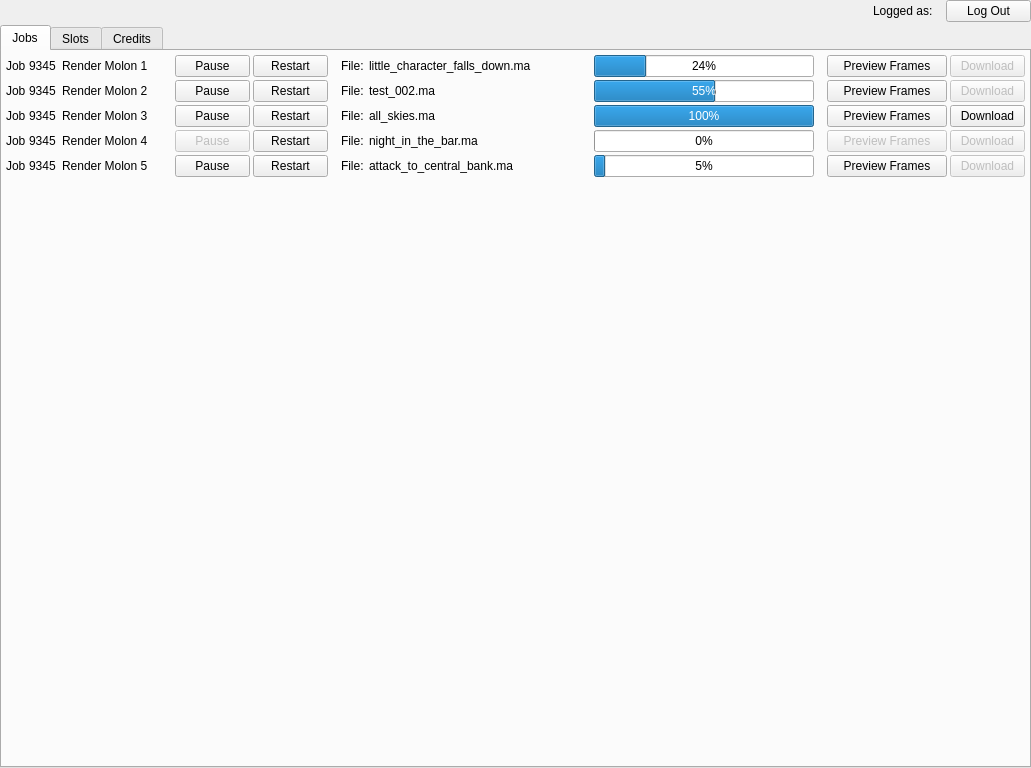
<?xml version="1.0" encoding="UTF-8"?>
<ui version="4.0">
 <class>Form</class>
 <widget class="QWidget" name="Form">
  <property name="geometry">
   <rect>
    <x>0</x>
    <y>0</y>
    <width>1031</width>
    <height>768</height>
   </rect>
  </property>
  <property name="minimumSize">
   <size>
    <width>1024</width>
    <height>768</height>
   </size>
  </property>
  <property name="windowTitle">
   <string>Form</string>
  </property>
  <property name="styleSheet">
   <string notr="true"/>
  </property>
  <layout class="QGridLayout" name="gridLayout">
   <property name="margin">
    <number>0</number>
   </property>
   <property name="spacing">
    <number>3</number>
   </property>
   <item row="0" column="0">
    <layout class="QHBoxLayout" name="horizontalLayout">
     <item>
      <spacer name="horizontalSpacer">
       <property name="orientation">
        <enum>Qt::Horizontal</enum>
       </property>
       <property name="sizeHint" stdset="0">
        <size>
         <width>40</width>
         <height>20</height>
        </size>
       </property>
      </spacer>
     </item>
     <item>
      <widget class="QLabel" name="label">
       <property name="text">
        <string>Logged as:</string>
       </property>
      </widget>
     </item>
     <item>
      <widget class="QLabel" name="label_2">
       <property name="text">
        <string>&lt;user_name&gt;</string>
       </property>
      </widget>
     </item>
     <item>
      <widget class="QPushButton" name="pushButton">
       <property name="minimumSize">
        <size>
         <width>85</width>
         <height>0</height>
        </size>
       </property>
       <property name="maximumSize">
        <size>
         <width>85</width>
         <height>16777215</height>
        </size>
       </property>
       <property name="text">
        <string>Log Out</string>
       </property>
      </widget>
     </item>
    </layout>
   </item>
   <item row="1" column="0">
    <widget class="QTabWidget" name="tabWidget">
     <property name="tabShape">
      <enum>QTabWidget::Rounded</enum>
     </property>
     <property name="currentIndex">
      <number>0</number>
     </property>
     <widget class="QWidget" name="Jobs">
      <attribute name="title">
       <string>Jobs</string>
      </attribute>
      <layout class="QGridLayout" name="gridLayout_2">
       <property name="margin">
        <number>4</number>
       </property>
       <property name="spacing">
        <number>3</number>
       </property>
       <item row="0" column="0">
        <layout class="QHBoxLayout" name="horizontalLayout_6">
         <item>
          <layout class="QHBoxLayout" name="horizontalLayout_2">
           <item>
            <widget class="QLabel" name="label_3">
             <property name="minimumSize">
              <size>
               <width>20</width>
               <height>0</height>
              </size>
             </property>
             <property name="maximumSize">
              <size>
               <width>20</width>
               <height>16777215</height>
              </size>
             </property>
             <property name="text">
              <string>Job:</string>
             </property>
            </widget>
           </item>
           <item>
            <widget class="QLabel" name="label_4">
             <property name="minimumSize">
              <size>
               <width>30</width>
               <height>0</height>
              </size>
             </property>
             <property name="maximumSize">
              <size>
               <width>30</width>
               <height>16777215</height>
              </size>
             </property>
             <property name="text">
              <string>9345</string>
             </property>
            </widget>
           </item>
           <item>
            <widget class="QLabel" name="label_5">
             <property name="minimumSize">
              <size>
               <width>100</width>
               <height>0</height>
              </size>
             </property>
             <property name="maximumSize">
              <size>
               <width>100</width>
               <height>16777215</height>
              </size>
             </property>
             <property name="text">
              <string>Render Molon 1</string>
             </property>
            </widget>
           </item>
          </layout>
         </item>
         <item>
          <spacer name="horizontalSpacer_4">
           <property name="orientation">
            <enum>Qt::Horizontal</enum>
           </property>
           <property name="sizeType">
            <enum>QSizePolicy::Fixed</enum>
           </property>
           <property name="sizeHint" stdset="0">
            <size>
             <width>10</width>
             <height>20</height>
            </size>
           </property>
          </spacer>
         </item>
         <item>
          <layout class="QHBoxLayout" name="horizontalLayout_4">
           <item>
            <widget class="QPushButton" name="pushButton_4">
             <property name="minimumSize">
              <size>
               <width>50</width>
               <height>0</height>
              </size>
             </property>
             <property name="maximumSize">
              <size>
               <width>75</width>
               <height>16777215</height>
              </size>
             </property>
             <property name="text">
              <string>Pause</string>
             </property>
            </widget>
           </item>
           <item>
            <widget class="QPushButton" name="pushButton_5">
             <property name="minimumSize">
              <size>
               <width>50</width>
               <height>0</height>
              </size>
             </property>
             <property name="maximumSize">
              <size>
               <width>75</width>
               <height>16777215</height>
              </size>
             </property>
             <property name="text">
              <string>Restart</string>
             </property>
            </widget>
           </item>
          </layout>
         </item>
         <item>
          <spacer name="horizontalSpacer_2">
           <property name="orientation">
            <enum>Qt::Horizontal</enum>
           </property>
           <property name="sizeType">
            <enum>QSizePolicy::Fixed</enum>
           </property>
           <property name="sizeHint" stdset="0">
            <size>
             <width>10</width>
             <height>20</height>
            </size>
           </property>
          </spacer>
         </item>
         <item>
          <layout class="QHBoxLayout" name="horizontalLayout_3">
           <item>
            <widget class="QLabel" name="label_6">
             <property name="minimumSize">
              <size>
               <width>25</width>
               <height>0</height>
              </size>
             </property>
             <property name="maximumSize">
              <size>
               <width>25</width>
               <height>16777215</height>
              </size>
             </property>
             <property name="text">
              <string>File:</string>
             </property>
            </widget>
           </item>
           <item>
            <widget class="QLabel" name="label_7">
             <property name="minimumSize">
              <size>
               <width>200</width>
               <height>0</height>
              </size>
             </property>
             <property name="maximumSize">
              <size>
               <width>200</width>
               <height>16777215</height>
              </size>
             </property>
             <property name="text">
              <string>little_character_falls_down.ma</string>
             </property>
            </widget>
           </item>
          </layout>
         </item>
         <item>
          <spacer name="horizontalSpacer_3">
           <property name="orientation">
            <enum>Qt::Horizontal</enum>
           </property>
           <property name="sizeHint" stdset="0">
            <size>
             <width>18</width>
             <height>20</height>
            </size>
           </property>
          </spacer>
         </item>
         <item>
          <widget class="QProgressBar" name="progressBar">
           <property name="minimumSize">
            <size>
             <width>220</width>
             <height>0</height>
            </size>
           </property>
           <property name="maximumSize">
            <size>
             <width>220</width>
             <height>16777215</height>
            </size>
           </property>
           <property name="autoFillBackground">
            <bool>false</bool>
           </property>
           <property name="value">
            <number>24</number>
           </property>
           <property name="invertedAppearance">
            <bool>false</bool>
           </property>
          </widget>
         </item>
         <item>
          <spacer name="horizontalSpacer_5">
           <property name="orientation">
            <enum>Qt::Horizontal</enum>
           </property>
           <property name="sizeType">
            <enum>QSizePolicy::Fixed</enum>
           </property>
           <property name="sizeHint" stdset="0">
            <size>
             <width>10</width>
             <height>20</height>
            </size>
           </property>
          </spacer>
         </item>
         <item>
          <layout class="QHBoxLayout" name="horizontalLayout_5">
           <item>
            <widget class="QPushButton" name="pushButton_2">
             <property name="minimumSize">
              <size>
               <width>120</width>
               <height>0</height>
              </size>
             </property>
             <property name="maximumSize">
              <size>
               <width>120</width>
               <height>16777215</height>
              </size>
             </property>
             <property name="text">
              <string>Preview Frames</string>
             </property>
            </widget>
           </item>
           <item>
            <widget class="QPushButton" name="pushButton_3">
             <property name="enabled">
              <bool>false</bool>
             </property>
             <property name="minimumSize">
              <size>
               <width>75</width>
               <height>0</height>
              </size>
             </property>
             <property name="maximumSize">
              <size>
               <width>75</width>
               <height>16777215</height>
              </size>
             </property>
             <property name="text">
              <string>Download</string>
             </property>
            </widget>
           </item>
          </layout>
         </item>
        </layout>
       </item>
       <item row="1" column="0">
        <layout class="QHBoxLayout" name="horizontalLayout_7">
         <item>
          <layout class="QHBoxLayout" name="horizontalLayout_8">
           <item>
            <widget class="QLabel" name="label_8">
             <property name="minimumSize">
              <size>
               <width>20</width>
               <height>0</height>
              </size>
             </property>
             <property name="maximumSize">
              <size>
               <width>20</width>
               <height>16777215</height>
              </size>
             </property>
             <property name="text">
              <string>Job:</string>
             </property>
            </widget>
           </item>
           <item>
            <widget class="QLabel" name="label_9">
             <property name="minimumSize">
              <size>
               <width>30</width>
               <height>0</height>
              </size>
             </property>
             <property name="maximumSize">
              <size>
               <width>30</width>
               <height>16777215</height>
              </size>
             </property>
             <property name="text">
              <string>9345</string>
             </property>
            </widget>
           </item>
           <item>
            <widget class="QLabel" name="label_10">
             <property name="minimumSize">
              <size>
               <width>100</width>
               <height>0</height>
              </size>
             </property>
             <property name="maximumSize">
              <size>
               <width>100</width>
               <height>16777215</height>
              </size>
             </property>
             <property name="text">
              <string>Render Molon 2</string>
             </property>
            </widget>
           </item>
          </layout>
         </item>
         <item>
          <spacer name="horizontalSpacer_6">
           <property name="orientation">
            <enum>Qt::Horizontal</enum>
           </property>
           <property name="sizeType">
            <enum>QSizePolicy::Fixed</enum>
           </property>
           <property name="sizeHint" stdset="0">
            <size>
             <width>10</width>
             <height>20</height>
            </size>
           </property>
          </spacer>
         </item>
         <item>
          <layout class="QHBoxLayout" name="horizontalLayout_9">
           <item>
            <widget class="QPushButton" name="pushButton_6">
             <property name="minimumSize">
              <size>
               <width>50</width>
               <height>0</height>
              </size>
             </property>
             <property name="maximumSize">
              <size>
               <width>75</width>
               <height>16777215</height>
              </size>
             </property>
             <property name="text">
              <string>Pause</string>
             </property>
            </widget>
           </item>
           <item>
            <widget class="QPushButton" name="pushButton_7">
             <property name="minimumSize">
              <size>
               <width>50</width>
               <height>0</height>
              </size>
             </property>
             <property name="maximumSize">
              <size>
               <width>75</width>
               <height>16777215</height>
              </size>
             </property>
             <property name="text">
              <string>Restart</string>
             </property>
            </widget>
           </item>
          </layout>
         </item>
         <item>
          <spacer name="horizontalSpacer_7">
           <property name="orientation">
            <enum>Qt::Horizontal</enum>
           </property>
           <property name="sizeType">
            <enum>QSizePolicy::Fixed</enum>
           </property>
           <property name="sizeHint" stdset="0">
            <size>
             <width>10</width>
             <height>20</height>
            </size>
           </property>
          </spacer>
         </item>
         <item>
          <layout class="QHBoxLayout" name="horizontalLayout_10">
           <item>
            <widget class="QLabel" name="label_11">
             <property name="minimumSize">
              <size>
               <width>25</width>
               <height>0</height>
              </size>
             </property>
             <property name="maximumSize">
              <size>
               <width>25</width>
               <height>16777215</height>
              </size>
             </property>
             <property name="text">
              <string>File:</string>
             </property>
            </widget>
           </item>
           <item>
            <widget class="QLabel" name="label_12">
             <property name="minimumSize">
              <size>
               <width>200</width>
               <height>0</height>
              </size>
             </property>
             <property name="maximumSize">
              <size>
               <width>200</width>
               <height>16777215</height>
              </size>
             </property>
             <property name="text">
              <string>test_002.ma</string>
             </property>
            </widget>
           </item>
          </layout>
         </item>
         <item>
          <spacer name="horizontalSpacer_8">
           <property name="orientation">
            <enum>Qt::Horizontal</enum>
           </property>
           <property name="sizeHint" stdset="0">
            <size>
             <width>18</width>
             <height>20</height>
            </size>
           </property>
          </spacer>
         </item>
         <item>
          <widget class="QProgressBar" name="progressBar_2">
           <property name="minimumSize">
            <size>
             <width>220</width>
             <height>0</height>
            </size>
           </property>
           <property name="maximumSize">
            <size>
             <width>220</width>
             <height>16777215</height>
            </size>
           </property>
           <property name="autoFillBackground">
            <bool>false</bool>
           </property>
           <property name="value">
            <number>55</number>
           </property>
           <property name="invertedAppearance">
            <bool>false</bool>
           </property>
          </widget>
         </item>
         <item>
          <spacer name="horizontalSpacer_9">
           <property name="orientation">
            <enum>Qt::Horizontal</enum>
           </property>
           <property name="sizeType">
            <enum>QSizePolicy::Fixed</enum>
           </property>
           <property name="sizeHint" stdset="0">
            <size>
             <width>10</width>
             <height>20</height>
            </size>
           </property>
          </spacer>
         </item>
         <item>
          <layout class="QHBoxLayout" name="horizontalLayout_11">
           <item>
            <widget class="QPushButton" name="pushButton_8">
             <property name="minimumSize">
              <size>
               <width>120</width>
               <height>0</height>
              </size>
             </property>
             <property name="maximumSize">
              <size>
               <width>120</width>
               <height>16777215</height>
              </size>
             </property>
             <property name="text">
              <string>Preview Frames</string>
             </property>
            </widget>
           </item>
           <item>
            <widget class="QPushButton" name="pushButton_9">
             <property name="enabled">
              <bool>false</bool>
             </property>
             <property name="minimumSize">
              <size>
               <width>75</width>
               <height>0</height>
              </size>
             </property>
             <property name="maximumSize">
              <size>
               <width>75</width>
               <height>16777215</height>
              </size>
             </property>
             <property name="text">
              <string>Download</string>
             </property>
            </widget>
           </item>
          </layout>
         </item>
        </layout>
       </item>
       <item row="2" column="0">
        <layout class="QHBoxLayout" name="horizontalLayout_12">
         <item>
          <layout class="QHBoxLayout" name="horizontalLayout_13">
           <item>
            <widget class="QLabel" name="label_13">
             <property name="minimumSize">
              <size>
               <width>20</width>
               <height>0</height>
              </size>
             </property>
             <property name="maximumSize">
              <size>
               <width>20</width>
               <height>16777215</height>
              </size>
             </property>
             <property name="text">
              <string>Job:</string>
             </property>
            </widget>
           </item>
           <item>
            <widget class="QLabel" name="label_14">
             <property name="minimumSize">
              <size>
               <width>30</width>
               <height>0</height>
              </size>
             </property>
             <property name="maximumSize">
              <size>
               <width>30</width>
               <height>16777215</height>
              </size>
             </property>
             <property name="text">
              <string>9345</string>
             </property>
            </widget>
           </item>
           <item>
            <widget class="QLabel" name="label_15">
             <property name="minimumSize">
              <size>
               <width>100</width>
               <height>0</height>
              </size>
             </property>
             <property name="maximumSize">
              <size>
               <width>100</width>
               <height>16777215</height>
              </size>
             </property>
             <property name="text">
              <string>Render Molon 3</string>
             </property>
            </widget>
           </item>
          </layout>
         </item>
         <item>
          <spacer name="horizontalSpacer_10">
           <property name="orientation">
            <enum>Qt::Horizontal</enum>
           </property>
           <property name="sizeType">
            <enum>QSizePolicy::Fixed</enum>
           </property>
           <property name="sizeHint" stdset="0">
            <size>
             <width>10</width>
             <height>20</height>
            </size>
           </property>
          </spacer>
         </item>
         <item>
          <layout class="QHBoxLayout" name="horizontalLayout_14">
           <item>
            <widget class="QPushButton" name="pushButton_10">
             <property name="minimumSize">
              <size>
               <width>50</width>
               <height>0</height>
              </size>
             </property>
             <property name="maximumSize">
              <size>
               <width>75</width>
               <height>16777215</height>
              </size>
             </property>
             <property name="text">
              <string>Pause</string>
             </property>
            </widget>
           </item>
           <item>
            <widget class="QPushButton" name="pushButton_11">
             <property name="minimumSize">
              <size>
               <width>50</width>
               <height>0</height>
              </size>
             </property>
             <property name="maximumSize">
              <size>
               <width>75</width>
               <height>16777215</height>
              </size>
             </property>
             <property name="text">
              <string>Restart</string>
             </property>
            </widget>
           </item>
          </layout>
         </item>
         <item>
          <spacer name="horizontalSpacer_11">
           <property name="orientation">
            <enum>Qt::Horizontal</enum>
           </property>
           <property name="sizeType">
            <enum>QSizePolicy::Fixed</enum>
           </property>
           <property name="sizeHint" stdset="0">
            <size>
             <width>10</width>
             <height>20</height>
            </size>
           </property>
          </spacer>
         </item>
         <item>
          <layout class="QHBoxLayout" name="horizontalLayout_15">
           <item>
            <widget class="QLabel" name="label_16">
             <property name="minimumSize">
              <size>
               <width>25</width>
               <height>0</height>
              </size>
             </property>
             <property name="maximumSize">
              <size>
               <width>25</width>
               <height>16777215</height>
              </size>
             </property>
             <property name="text">
              <string>File:</string>
             </property>
            </widget>
           </item>
           <item>
            <widget class="QLabel" name="label_17">
             <property name="minimumSize">
              <size>
               <width>200</width>
               <height>0</height>
              </size>
             </property>
             <property name="maximumSize">
              <size>
               <width>200</width>
               <height>16777215</height>
              </size>
             </property>
             <property name="text">
              <string>all_skies.ma</string>
             </property>
            </widget>
           </item>
          </layout>
         </item>
         <item>
          <spacer name="horizontalSpacer_12">
           <property name="orientation">
            <enum>Qt::Horizontal</enum>
           </property>
           <property name="sizeHint" stdset="0">
            <size>
             <width>18</width>
             <height>20</height>
            </size>
           </property>
          </spacer>
         </item>
         <item>
          <widget class="QProgressBar" name="progressBar_3">
           <property name="minimumSize">
            <size>
             <width>220</width>
             <height>0</height>
            </size>
           </property>
           <property name="maximumSize">
            <size>
             <width>220</width>
             <height>16777215</height>
            </size>
           </property>
           <property name="autoFillBackground">
            <bool>false</bool>
           </property>
           <property name="value">
            <number>100</number>
           </property>
           <property name="invertedAppearance">
            <bool>false</bool>
           </property>
          </widget>
         </item>
         <item>
          <spacer name="horizontalSpacer_13">
           <property name="orientation">
            <enum>Qt::Horizontal</enum>
           </property>
           <property name="sizeType">
            <enum>QSizePolicy::Fixed</enum>
           </property>
           <property name="sizeHint" stdset="0">
            <size>
             <width>10</width>
             <height>20</height>
            </size>
           </property>
          </spacer>
         </item>
         <item>
          <layout class="QHBoxLayout" name="horizontalLayout_16">
           <item>
            <widget class="QPushButton" name="pushButton_12">
             <property name="minimumSize">
              <size>
               <width>120</width>
               <height>0</height>
              </size>
             </property>
             <property name="maximumSize">
              <size>
               <width>120</width>
               <height>16777215</height>
              </size>
             </property>
             <property name="text">
              <string>Preview Frames</string>
             </property>
            </widget>
           </item>
           <item>
            <widget class="QPushButton" name="pushButton_13">
             <property name="enabled">
              <bool>true</bool>
             </property>
             <property name="minimumSize">
              <size>
               <width>75</width>
               <height>0</height>
              </size>
             </property>
             <property name="maximumSize">
              <size>
               <width>75</width>
               <height>16777215</height>
              </size>
             </property>
             <property name="text">
              <string>Download</string>
             </property>
            </widget>
           </item>
          </layout>
         </item>
        </layout>
       </item>
       <item row="3" column="0">
        <layout class="QHBoxLayout" name="horizontalLayout_17">
         <item>
          <layout class="QHBoxLayout" name="horizontalLayout_18">
           <item>
            <widget class="QLabel" name="label_18">
             <property name="minimumSize">
              <size>
               <width>20</width>
               <height>0</height>
              </size>
             </property>
             <property name="maximumSize">
              <size>
               <width>20</width>
               <height>16777215</height>
              </size>
             </property>
             <property name="text">
              <string>Job:</string>
             </property>
            </widget>
           </item>
           <item>
            <widget class="QLabel" name="label_19">
             <property name="minimumSize">
              <size>
               <width>30</width>
               <height>0</height>
              </size>
             </property>
             <property name="maximumSize">
              <size>
               <width>30</width>
               <height>16777215</height>
              </size>
             </property>
             <property name="text">
              <string>9345</string>
             </property>
            </widget>
           </item>
           <item>
            <widget class="QLabel" name="label_20">
             <property name="minimumSize">
              <size>
               <width>100</width>
               <height>0</height>
              </size>
             </property>
             <property name="maximumSize">
              <size>
               <width>100</width>
               <height>16777215</height>
              </size>
             </property>
             <property name="text">
              <string>Render Molon 4</string>
             </property>
            </widget>
           </item>
          </layout>
         </item>
         <item>
          <spacer name="horizontalSpacer_14">
           <property name="orientation">
            <enum>Qt::Horizontal</enum>
           </property>
           <property name="sizeType">
            <enum>QSizePolicy::Fixed</enum>
           </property>
           <property name="sizeHint" stdset="0">
            <size>
             <width>10</width>
             <height>20</height>
            </size>
           </property>
          </spacer>
         </item>
         <item>
          <layout class="QHBoxLayout" name="horizontalLayout_19">
           <item>
            <widget class="QPushButton" name="pushButton_14">
             <property name="enabled">
              <bool>false</bool>
             </property>
             <property name="minimumSize">
              <size>
               <width>50</width>
               <height>0</height>
              </size>
             </property>
             <property name="maximumSize">
              <size>
               <width>75</width>
               <height>16777215</height>
              </size>
             </property>
             <property name="text">
              <string>Pause</string>
             </property>
            </widget>
           </item>
           <item>
            <widget class="QPushButton" name="pushButton_15">
             <property name="minimumSize">
              <size>
               <width>50</width>
               <height>0</height>
              </size>
             </property>
             <property name="maximumSize">
              <size>
               <width>75</width>
               <height>16777215</height>
              </size>
             </property>
             <property name="text">
              <string>Restart</string>
             </property>
            </widget>
           </item>
          </layout>
         </item>
         <item>
          <spacer name="horizontalSpacer_15">
           <property name="orientation">
            <enum>Qt::Horizontal</enum>
           </property>
           <property name="sizeType">
            <enum>QSizePolicy::Fixed</enum>
           </property>
           <property name="sizeHint" stdset="0">
            <size>
             <width>10</width>
             <height>20</height>
            </size>
           </property>
          </spacer>
         </item>
         <item>
          <layout class="QHBoxLayout" name="horizontalLayout_20">
           <item>
            <widget class="QLabel" name="label_21">
             <property name="minimumSize">
              <size>
               <width>25</width>
               <height>0</height>
              </size>
             </property>
             <property name="maximumSize">
              <size>
               <width>25</width>
               <height>16777215</height>
              </size>
             </property>
             <property name="text">
              <string>File:</string>
             </property>
            </widget>
           </item>
           <item>
            <widget class="QLabel" name="label_22">
             <property name="minimumSize">
              <size>
               <width>200</width>
               <height>0</height>
              </size>
             </property>
             <property name="maximumSize">
              <size>
               <width>200</width>
               <height>16777215</height>
              </size>
             </property>
             <property name="text">
              <string>night_in_the_bar.ma</string>
             </property>
            </widget>
           </item>
          </layout>
         </item>
         <item>
          <spacer name="horizontalSpacer_16">
           <property name="orientation">
            <enum>Qt::Horizontal</enum>
           </property>
           <property name="sizeHint" stdset="0">
            <size>
             <width>18</width>
             <height>20</height>
            </size>
           </property>
          </spacer>
         </item>
         <item>
          <widget class="QProgressBar" name="progressBar_4">
           <property name="minimumSize">
            <size>
             <width>220</width>
             <height>0</height>
            </size>
           </property>
           <property name="maximumSize">
            <size>
             <width>220</width>
             <height>16777215</height>
            </size>
           </property>
           <property name="autoFillBackground">
            <bool>false</bool>
           </property>
           <property name="value">
            <number>0</number>
           </property>
           <property name="invertedAppearance">
            <bool>false</bool>
           </property>
          </widget>
         </item>
         <item>
          <spacer name="horizontalSpacer_17">
           <property name="orientation">
            <enum>Qt::Horizontal</enum>
           </property>
           <property name="sizeType">
            <enum>QSizePolicy::Fixed</enum>
           </property>
           <property name="sizeHint" stdset="0">
            <size>
             <width>10</width>
             <height>20</height>
            </size>
           </property>
          </spacer>
         </item>
         <item>
          <layout class="QHBoxLayout" name="horizontalLayout_21">
           <item>
            <widget class="QPushButton" name="pushButton_16">
             <property name="enabled">
              <bool>false</bool>
             </property>
             <property name="minimumSize">
              <size>
               <width>120</width>
               <height>0</height>
              </size>
             </property>
             <property name="maximumSize">
              <size>
               <width>120</width>
               <height>16777215</height>
              </size>
             </property>
             <property name="text">
              <string>Preview Frames</string>
             </property>
            </widget>
           </item>
           <item>
            <widget class="QPushButton" name="pushButton_17">
             <property name="enabled">
              <bool>false</bool>
             </property>
             <property name="minimumSize">
              <size>
               <width>75</width>
               <height>0</height>
              </size>
             </property>
             <property name="maximumSize">
              <size>
               <width>75</width>
               <height>16777215</height>
              </size>
             </property>
             <property name="text">
              <string>Download</string>
             </property>
            </widget>
           </item>
          </layout>
         </item>
        </layout>
       </item>
       <item row="4" column="0">
        <layout class="QHBoxLayout" name="horizontalLayout_22">
         <item>
          <layout class="QHBoxLayout" name="horizontalLayout_23">
           <item>
            <widget class="QLabel" name="label_23">
             <property name="minimumSize">
              <size>
               <width>20</width>
               <height>0</height>
              </size>
             </property>
             <property name="maximumSize">
              <size>
               <width>20</width>
               <height>16777215</height>
              </size>
             </property>
             <property name="text">
              <string>Job:</string>
             </property>
            </widget>
           </item>
           <item>
            <widget class="QLabel" name="label_24">
             <property name="minimumSize">
              <size>
               <width>30</width>
               <height>0</height>
              </size>
             </property>
             <property name="maximumSize">
              <size>
               <width>30</width>
               <height>16777215</height>
              </size>
             </property>
             <property name="text">
              <string>9345</string>
             </property>
            </widget>
           </item>
           <item>
            <widget class="QLabel" name="label_25">
             <property name="minimumSize">
              <size>
               <width>100</width>
               <height>0</height>
              </size>
             </property>
             <property name="maximumSize">
              <size>
               <width>100</width>
               <height>16777215</height>
              </size>
             </property>
             <property name="text">
              <string>Render Molon 5</string>
             </property>
            </widget>
           </item>
          </layout>
         </item>
         <item>
          <spacer name="horizontalSpacer_18">
           <property name="orientation">
            <enum>Qt::Horizontal</enum>
           </property>
           <property name="sizeType">
            <enum>QSizePolicy::Fixed</enum>
           </property>
           <property name="sizeHint" stdset="0">
            <size>
             <width>10</width>
             <height>20</height>
            </size>
           </property>
          </spacer>
         </item>
         <item>
          <layout class="QHBoxLayout" name="horizontalLayout_24">
           <item>
            <widget class="QPushButton" name="pushButton_18">
             <property name="minimumSize">
              <size>
               <width>50</width>
               <height>0</height>
              </size>
             </property>
             <property name="maximumSize">
              <size>
               <width>75</width>
               <height>16777215</height>
              </size>
             </property>
             <property name="text">
              <string>Pause</string>
             </property>
            </widget>
           </item>
           <item>
            <widget class="QPushButton" name="pushButton_19">
             <property name="minimumSize">
              <size>
               <width>50</width>
               <height>0</height>
              </size>
             </property>
             <property name="maximumSize">
              <size>
               <width>75</width>
               <height>16777215</height>
              </size>
             </property>
             <property name="text">
              <string>Restart</string>
             </property>
            </widget>
           </item>
          </layout>
         </item>
         <item>
          <spacer name="horizontalSpacer_19">
           <property name="orientation">
            <enum>Qt::Horizontal</enum>
           </property>
           <property name="sizeType">
            <enum>QSizePolicy::Fixed</enum>
           </property>
           <property name="sizeHint" stdset="0">
            <size>
             <width>10</width>
             <height>20</height>
            </size>
           </property>
          </spacer>
         </item>
         <item>
          <layout class="QHBoxLayout" name="horizontalLayout_25">
           <item>
            <widget class="QLabel" name="label_26">
             <property name="minimumSize">
              <size>
               <width>25</width>
               <height>0</height>
              </size>
             </property>
             <property name="maximumSize">
              <size>
               <width>25</width>
               <height>16777215</height>
              </size>
             </property>
             <property name="text">
              <string>File:</string>
             </property>
            </widget>
           </item>
           <item>
            <widget class="QLabel" name="label_27">
             <property name="minimumSize">
              <size>
               <width>200</width>
               <height>0</height>
              </size>
             </property>
             <property name="maximumSize">
              <size>
               <width>200</width>
               <height>16777215</height>
              </size>
             </property>
             <property name="text">
              <string>attack_to_central_bank.ma</string>
             </property>
            </widget>
           </item>
          </layout>
         </item>
         <item>
          <spacer name="horizontalSpacer_20">
           <property name="orientation">
            <enum>Qt::Horizontal</enum>
           </property>
           <property name="sizeHint" stdset="0">
            <size>
             <width>18</width>
             <height>20</height>
            </size>
           </property>
          </spacer>
         </item>
         <item>
          <widget class="QProgressBar" name="progressBar_5">
           <property name="minimumSize">
            <size>
             <width>220</width>
             <height>0</height>
            </size>
           </property>
           <property name="maximumSize">
            <size>
             <width>220</width>
             <height>16777215</height>
            </size>
           </property>
           <property name="autoFillBackground">
            <bool>false</bool>
           </property>
           <property name="value">
            <number>5</number>
           </property>
           <property name="invertedAppearance">
            <bool>false</bool>
           </property>
          </widget>
         </item>
         <item>
          <spacer name="horizontalSpacer_21">
           <property name="orientation">
            <enum>Qt::Horizontal</enum>
           </property>
           <property name="sizeType">
            <enum>QSizePolicy::Fixed</enum>
           </property>
           <property name="sizeHint" stdset="0">
            <size>
             <width>10</width>
             <height>20</height>
            </size>
           </property>
          </spacer>
         </item>
         <item>
          <layout class="QHBoxLayout" name="horizontalLayout_26">
           <item>
            <widget class="QPushButton" name="pushButton_20">
             <property name="minimumSize">
              <size>
               <width>120</width>
               <height>0</height>
              </size>
             </property>
             <property name="maximumSize">
              <size>
               <width>120</width>
               <height>16777215</height>
              </size>
             </property>
             <property name="text">
              <string>Preview Frames</string>
             </property>
            </widget>
           </item>
           <item>
            <widget class="QPushButton" name="pushButton_21">
             <property name="enabled">
              <bool>false</bool>
             </property>
             <property name="minimumSize">
              <size>
               <width>75</width>
               <height>0</height>
              </size>
             </property>
             <property name="maximumSize">
              <size>
               <width>75</width>
               <height>16777215</height>
              </size>
             </property>
             <property name="text">
              <string>Download</string>
             </property>
            </widget>
           </item>
          </layout>
         </item>
        </layout>
       </item>
       <item row="5" column="0">
        <spacer name="verticalSpacer">
         <property name="orientation">
          <enum>Qt::Vertical</enum>
         </property>
         <property name="sizeHint" stdset="0">
          <size>
           <width>20</width>
           <height>135</height>
          </size>
         </property>
        </spacer>
       </item>
       <item row="6" column="0">
        <widget class="QWidget" name="widget" native="true">
         <property name="minimumSize">
          <size>
           <width>0</width>
           <height>415</height>
          </size>
         </property>
         <property name="maximumSize">
          <size>
           <width>16777215</width>
           <height>415</height>
          </size>
         </property>
         <layout class="QGridLayout" name="gridLayout_4">
          <property name="margin">
           <number>3</number>
          </property>
          <property name="spacing">
           <number>3</number>
          </property>
          <item row="0" column="0">
           <layout class="QHBoxLayout" name="horizontalLayout_27">
            <property name="spacing">
             <number>0</number>
            </property>
            <item>
             <widget class="QWidget" name="wg_test_video" native="true">
              <property name="minimumSize">
               <size>
                <width>640</width>
                <height>385</height>
               </size>
              </property>
              <property name="maximumSize">
               <size>
                <width>16777215</width>
                <height>385</height>
               </size>
              </property>
              <layout class="QGridLayout" name="gridLayout_3">
               <property name="margin">
                <number>0</number>
               </property>
               <property name="spacing">
                <number>0</number>
               </property>
              </layout>
             </widget>
            </item>
           </layout>
          </item>
         </layout>
        </widget>
       </item>
      </layout>
     </widget>
     <widget class="QWidget" name="Slots">
      <attribute name="title">
       <string>Slots</string>
      </attribute>
     </widget>
     <widget class="QWidget" name="Credits">
      <attribute name="title">
       <string>Credits</string>
      </attribute>
     </widget>
    </widget>
   </item>
  </layout>
 </widget>
 <resources/>
 <connections/>
</ui>
